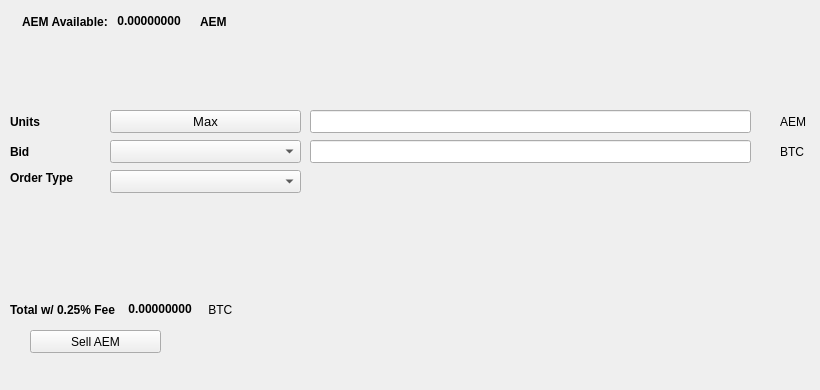
   <widget class="QWidget" name="SellTab">
    <attribute name="title">
     <string>Sell</string>
    </attribute>
    <widget class="QLabel" name="label_16">
     <property name="geometry">
      <rect>
       <x>780</x>
       <y>140</y>
       <width>31</width>
       <height>23</height>
      </rect>
     </property>
     <property name="text">
      <string>BTC</string>
     </property>
    </widget>
    <widget class="QComboBox" name="SellBidcomboBox">
     <property name="geometry">
      <rect>
       <x>110</x>
       <y>140</y>
       <width>191</width>
       <height>23</height>
      </rect>
     </property>
     <property name="font">
      <font>
       <pointsize>10</pointsize>
      </font>
     </property>
    </widget>
    <widget class="QLabel" name="label_18">
     <property name="geometry">
      <rect>
       <x>10</x>
       <y>110</y>
       <width>46</width>
       <height>23</height>
      </rect>
     </property>
     <property name="font">
      <font>
       <weight>75</weight>
       <bold>true</bold>
      </font>
     </property>
     <property name="text">
      <string>Units</string>
     </property>
    </widget>
    <widget class="QPushButton" name="Sell_Max_Amount">
     <property name="geometry">
      <rect>
       <x>110</x>
       <y>110</y>
       <width>191</width>
       <height>23</height>
      </rect>
     </property>
     <property name="font">
      <font>
       <pointsize>10</pointsize>
      </font>
     </property>
     <property name="text">
      <string>Max</string>
     </property>
    </widget>
    <widget class="QLabel" name="label_20">
     <property name="geometry">
      <rect>
       <x>10</x>
       <y>170</y>
       <width>91</width>
       <height>16</height>
      </rect>
     </property>
     <property name="font">
      <font>
       <weight>75</weight>
       <bold>true</bold>
      </font>
     </property>
     <property name="text">
      <string>Order Type</string>
     </property>
    </widget>
    <widget class="QComboBox" name="SellOrdertypeCombo">
     <property name="geometry">
      <rect>
       <x>110</x>
       <y>170</y>
       <width>191</width>
       <height>23</height>
      </rect>
     </property>
     <property name="font">
      <font>
       <pointsize>10</pointsize>
      </font>
     </property>
    </widget>
    <widget class="QLabel" name="label_21">
     <property name="geometry">
      <rect>
       <x>10</x>
       <y>140</y>
       <width>46</width>
       <height>23</height>
      </rect>
     </property>
     <property name="font">
      <font>
       <weight>75</weight>
       <bold>true</bold>
      </font>
     </property>
     <property name="text">
      <string>Bid</string>
     </property>
    </widget>
    <widget class="QLabel" name="label_22">
     <property name="geometry">
      <rect>
       <x>780</x>
       <y>110</y>
       <width>31</width>
       <height>23</height>
      </rect>
     </property>
     <property name="text">
      <string>AEM</string>
     </property>
    </widget>
    <widget class="QLineEdit" name="UnitsInputAEM">
     <property name="geometry">
      <rect>
       <x>310</x>
       <y>110</y>
       <width>441</width>
       <height>23</height>
      </rect>
     </property>
     <property name="font">
      <font>
       <pointsize>9</pointsize>
       <weight>75</weight>
       <bold>true</bold>
      </font>
     </property>
    </widget>
    <widget class="QLineEdit" name="SellBidPriceEdit">
     <property name="geometry">
      <rect>
       <x>310</x>
       <y>140</y>
       <width>441</width>
       <height>23</height>
      </rect>
     </property>
     <property name="font">
      <font>
       <pointsize>9</pointsize>
       <weight>75</weight>
       <bold>true</bold>
      </font>
     </property>
    </widget>
    <widget class="QPushButton" name="SellAEMBTN">
     <property name="geometry">
      <rect>
       <x>30</x>
       <y>330</y>
       <width>131</width>
       <height>23</height>
      </rect>
     </property>
     <property name="text">
      <string>Sell AEM</string>
     </property>
     <property name="icon">
      <iconset resource="../atheneum">
       <normaloff>:/icons/bitcoin</normaloff>:/icons/bitcoin</iconset>
     </property>
    </widget>
    <widget class="QWidget" name="layoutWidget3">
     <property name="geometry">
      <rect>
       <x>22</x>
       <y>12</y>
       <width>258</width>
       <height>19</height>
      </rect>
     </property>
     <layout class="QHBoxLayout" name="horizontalLayout">
      <item>
       <widget class="QLabel" name="label232_2">
        <property name="font">
         <font>
          <weight>75</weight>
          <bold>true</bold>
         </font>
        </property>
        <property name="text">
         <string>AEM Available:</string>
        </property>
       </widget>
      </item>
      <item>
       <widget class="QLabel" name="AEMAvailableLabel">
        <property name="palette">
         <palette>
          <active>
           <colorrole role="WindowText">
            <brush brushstyle="SolidPattern">
             <color alpha="255">
              <red>0</red>
              <green>0</green>
              <blue>0</blue>
             </color>
            </brush>
           </colorrole>
           <colorrole role="Button">
            <brush brushstyle="SolidPattern">
             <color alpha="255">
              <red>0</red>
              <green>170</green>
              <blue>0</blue>
             </color>
            </brush>
           </colorrole>
           <colorrole role="Light">
            <brush brushstyle="SolidPattern">
             <color alpha="255">
              <red>0</red>
              <green>255</green>
              <blue>0</blue>
             </color>
            </brush>
           </colorrole>
           <colorrole role="Midlight">
            <brush brushstyle="SolidPattern">
             <color alpha="255">
              <red>0</red>
              <green>212</green>
              <blue>0</blue>
             </color>
            </brush>
           </colorrole>
           <colorrole role="Dark">
            <brush brushstyle="SolidPattern">
             <color alpha="255">
              <red>0</red>
              <green>85</green>
              <blue>0</blue>
             </color>
            </brush>
           </colorrole>
           <colorrole role="Mid">
            <brush brushstyle="SolidPattern">
             <color alpha="255">
              <red>0</red>
              <green>113</green>
              <blue>0</blue>
             </color>
            </brush>
           </colorrole>
           <colorrole role="Text">
            <brush brushstyle="SolidPattern">
             <color alpha="255">
              <red>0</red>
              <green>170</green>
              <blue>0</blue>
             </color>
            </brush>
           </colorrole>
           <colorrole role="BrightText">
            <brush brushstyle="SolidPattern">
             <color alpha="255">
              <red>255</red>
              <green>255</green>
              <blue>255</blue>
             </color>
            </brush>
           </colorrole>
           <colorrole role="ButtonText">
            <brush brushstyle="SolidPattern">
             <color alpha="255">
              <red>0</red>
              <green>0</green>
              <blue>0</blue>
             </color>
            </brush>
           </colorrole>
           <colorrole role="Base">
            <brush brushstyle="SolidPattern">
             <color alpha="255">
              <red>255</red>
              <green>255</green>
              <blue>255</blue>
             </color>
            </brush>
           </colorrole>
           <colorrole role="Window">
            <brush brushstyle="SolidPattern">
             <color alpha="255">
              <red>0</red>
              <green>170</green>
              <blue>0</blue>
             </color>
            </brush>
           </colorrole>
           <colorrole role="Shadow">
            <brush brushstyle="SolidPattern">
             <color alpha="255">
              <red>0</red>
              <green>0</green>
              <blue>0</blue>
             </color>
            </brush>
           </colorrole>
           <colorrole role="AlternateBase">
            <brush brushstyle="SolidPattern">
             <color alpha="255">
              <red>127</red>
              <green>212</green>
              <blue>127</blue>
             </color>
            </brush>
           </colorrole>
           <colorrole role="ToolTipBase">
            <brush brushstyle="SolidPattern">
             <color alpha="255">
              <red>255</red>
              <green>255</green>
              <blue>220</blue>
             </color>
            </brush>
           </colorrole>
           <colorrole role="ToolTipText">
            <brush brushstyle="SolidPattern">
             <color alpha="255">
              <red>0</red>
              <green>0</green>
              <blue>0</blue>
             </color>
            </brush>
           </colorrole>
          </active>
          <inactive>
           <colorrole role="WindowText">
            <brush brushstyle="SolidPattern">
             <color alpha="255">
              <red>0</red>
              <green>0</green>
              <blue>0</blue>
             </color>
            </brush>
           </colorrole>
           <colorrole role="Button">
            <brush brushstyle="SolidPattern">
             <color alpha="255">
              <red>0</red>
              <green>170</green>
              <blue>0</blue>
             </color>
            </brush>
           </colorrole>
           <colorrole role="Light">
            <brush brushstyle="SolidPattern">
             <color alpha="255">
              <red>0</red>
              <green>255</green>
              <blue>0</blue>
             </color>
            </brush>
           </colorrole>
           <colorrole role="Midlight">
            <brush brushstyle="SolidPattern">
             <color alpha="255">
              <red>0</red>
              <green>212</green>
              <blue>0</blue>
             </color>
            </brush>
           </colorrole>
           <colorrole role="Dark">
            <brush brushstyle="SolidPattern">
             <color alpha="255">
              <red>0</red>
              <green>85</green>
              <blue>0</blue>
             </color>
            </brush>
           </colorrole>
           <colorrole role="Mid">
            <brush brushstyle="SolidPattern">
             <color alpha="255">
              <red>0</red>
              <green>113</green>
              <blue>0</blue>
             </color>
            </brush>
           </colorrole>
           <colorrole role="Text">
            <brush brushstyle="SolidPattern">
             <color alpha="255">
              <red>0</red>
              <green>170</green>
              <blue>0</blue>
             </color>
            </brush>
           </colorrole>
           <colorrole role="BrightText">
            <brush brushstyle="SolidPattern">
             <color alpha="255">
              <red>255</red>
              <green>255</green>
              <blue>255</blue>
             </color>
            </brush>
           </colorrole>
           <colorrole role="ButtonText">
            <brush brushstyle="SolidPattern">
             <color alpha="255">
              <red>0</red>
              <green>0</green>
              <blue>0</blue>
             </color>
            </brush>
           </colorrole>
           <colorrole role="Base">
            <brush brushstyle="SolidPattern">
             <color alpha="255">
              <red>255</red>
              <green>255</green>
              <blue>255</blue>
             </color>
            </brush>
           </colorrole>
           <colorrole role="Window">
            <brush brushstyle="SolidPattern">
             <color alpha="255">
              <red>0</red>
              <green>170</green>
              <blue>0</blue>
             </color>
            </brush>
           </colorrole>
           <colorrole role="Shadow">
            <brush brushstyle="SolidPattern">
             <color alpha="255">
              <red>0</red>
              <green>0</green>
              <blue>0</blue>
             </color>
            </brush>
           </colorrole>
           <colorrole role="AlternateBase">
            <brush brushstyle="SolidPattern">
             <color alpha="255">
              <red>127</red>
              <green>212</green>
              <blue>127</blue>
             </color>
            </brush>
           </colorrole>
           <colorrole role="ToolTipBase">
            <brush brushstyle="SolidPattern">
             <color alpha="255">
              <red>255</red>
              <green>255</green>
              <blue>220</blue>
             </color>
            </brush>
           </colorrole>
           <colorrole role="ToolTipText">
            <brush brushstyle="SolidPattern">
             <color alpha="255">
              <red>0</red>
              <green>0</green>
              <blue>0</blue>
             </color>
            </brush>
           </colorrole>
          </inactive>
          <disabled>
           <colorrole role="WindowText">
            <brush brushstyle="SolidPattern">
             <color alpha="255">
              <red>0</red>
              <green>85</green>
              <blue>0</blue>
             </color>
            </brush>
           </colorrole>
           <colorrole role="Button">
            <brush brushstyle="SolidPattern">
             <color alpha="255">
              <red>0</red>
              <green>170</green>
              <blue>0</blue>
             </color>
            </brush>
           </colorrole>
           <colorrole role="Light">
            <brush brushstyle="SolidPattern">
             <color alpha="255">
              <red>0</red>
              <green>255</green>
              <blue>0</blue>
             </color>
            </brush>
           </colorrole>
           <colorrole role="Midlight">
            <brush brushstyle="SolidPattern">
             <color alpha="255">
              <red>0</red>
              <green>212</green>
              <blue>0</blue>
             </color>
            </brush>
           </colorrole>
           <colorrole role="Dark">
            <brush brushstyle="SolidPattern">
             <color alpha="255">
              <red>0</red>
              <green>85</green>
              <blue>0</blue>
             </color>
            </brush>
           </colorrole>
           <colorrole role="Mid">
            <brush brushstyle="SolidPattern">
             <color alpha="255">
              <red>0</red>
              <green>113</green>
              <blue>0</blue>
             </color>
            </brush>
           </colorrole>
           <colorrole role="Text">
            <brush brushstyle="SolidPattern">
             <color alpha="255">
              <red>0</red>
              <green>85</green>
              <blue>0</blue>
             </color>
            </brush>
           </colorrole>
           <colorrole role="BrightText">
            <brush brushstyle="SolidPattern">
             <color alpha="255">
              <red>255</red>
              <green>255</green>
              <blue>255</blue>
             </color>
            </brush>
           </colorrole>
           <colorrole role="ButtonText">
            <brush brushstyle="SolidPattern">
             <color alpha="255">
              <red>0</red>
              <green>85</green>
              <blue>0</blue>
             </color>
            </brush>
           </colorrole>
           <colorrole role="Base">
            <brush brushstyle="SolidPattern">
             <color alpha="255">
              <red>0</red>
              <green>170</green>
              <blue>0</blue>
             </color>
            </brush>
           </colorrole>
           <colorrole role="Window">
            <brush brushstyle="SolidPattern">
             <color alpha="255">
              <red>0</red>
              <green>170</green>
              <blue>0</blue>
             </color>
            </brush>
           </colorrole>
           <colorrole role="Shadow">
            <brush brushstyle="SolidPattern">
             <color alpha="255">
              <red>0</red>
              <green>0</green>
              <blue>0</blue>
             </color>
            </brush>
           </colorrole>
           <colorrole role="AlternateBase">
            <brush brushstyle="SolidPattern">
             <color alpha="255">
              <red>0</red>
              <green>170</green>
              <blue>0</blue>
             </color>
            </brush>
           </colorrole>
           <colorrole role="ToolTipBase">
            <brush brushstyle="SolidPattern">
             <color alpha="255">
              <red>255</red>
              <green>255</green>
              <blue>220</blue>
             </color>
            </brush>
           </colorrole>
           <colorrole role="ToolTipText">
            <brush brushstyle="SolidPattern">
             <color alpha="255">
              <red>0</red>
              <green>0</green>
              <blue>0</blue>
             </color>
            </brush>
           </colorrole>
          </disabled>
         </palette>
        </property>
        <property name="font">
         <font>
          <weight>75</weight>
          <bold>true</bold>
         </font>
        </property>
        <property name="text">
         <string> 0.00000000 </string>
        </property>
        <property name="textInteractionFlags">
         <set>Qt::LinksAccessibleByMouse|Qt::TextSelectableByKeyboard|Qt::TextSelectableByMouse</set>
        </property>
       </widget>
      </item>
      <item>
       <widget class="QLabel" name="labelAEM">
        <property name="font">
         <font>
          <weight>75</weight>
          <bold>true</bold>
         </font>
        </property>
        <property name="text">
         <string>AEM</string>
        </property>
       </widget>
      </item>
     </layout>
    </widget>
    <widget class="QWidget" name="layoutWidget">
     <property name="geometry">
      <rect>
       <x>10</x>
       <y>300</y>
       <width>268</width>
       <height>19</height>
      </rect>
     </property>
     <layout class="QHBoxLayout" name="horizontalLayout_2">
      <item>
       <widget class="QLabel" name="label_19">
        <property name="font">
         <font>
          <weight>75</weight>
          <bold>true</bold>
         </font>
        </property>
        <property name="text">
         <string>Total w/ 0.25% Fee </string>
        </property>
       </widget>
      </item>
      <item>
       <widget class="QLabel" name="SellCostLabel">
        <property name="palette">
         <palette>
          <active>
           <colorrole role="WindowText">
            <brush brushstyle="SolidPattern">
             <color alpha="255">
              <red>0</red>
              <green>0</green>
              <blue>0</blue>
             </color>
            </brush>
           </colorrole>
           <colorrole role="Button">
            <brush brushstyle="SolidPattern">
             <color alpha="255">
              <red>0</red>
              <green>170</green>
              <blue>0</blue>
             </color>
            </brush>
           </colorrole>
           <colorrole role="Light">
            <brush brushstyle="SolidPattern">
             <color alpha="255">
              <red>0</red>
              <green>255</green>
              <blue>0</blue>
             </color>
            </brush>
           </colorrole>
           <colorrole role="Midlight">
            <brush brushstyle="SolidPattern">
             <color alpha="255">
              <red>0</red>
              <green>212</green>
              <blue>0</blue>
             </color>
            </brush>
           </colorrole>
           <colorrole role="Dark">
            <brush brushstyle="SolidPattern">
             <color alpha="255">
              <red>0</red>
              <green>85</green>
              <blue>0</blue>
             </color>
            </brush>
           </colorrole>
           <colorrole role="Mid">
            <brush brushstyle="SolidPattern">
             <color alpha="255">
              <red>0</red>
              <green>113</green>
              <blue>0</blue>
             </color>
            </brush>
           </colorrole>
           <colorrole role="Text">
            <brush brushstyle="SolidPattern">
             <color alpha="255">
              <red>0</red>
              <green>170</green>
              <blue>0</blue>
             </color>
            </brush>
           </colorrole>
           <colorrole role="BrightText">
            <brush brushstyle="SolidPattern">
             <color alpha="255">
              <red>255</red>
              <green>255</green>
              <blue>255</blue>
             </color>
            </brush>
           </colorrole>
           <colorrole role="ButtonText">
            <brush brushstyle="SolidPattern">
             <color alpha="255">
              <red>0</red>
              <green>0</green>
              <blue>0</blue>
             </color>
            </brush>
           </colorrole>
           <colorrole role="Base">
            <brush brushstyle="SolidPattern">
             <color alpha="255">
              <red>255</red>
              <green>255</green>
              <blue>255</blue>
             </color>
            </brush>
           </colorrole>
           <colorrole role="Window">
            <brush brushstyle="SolidPattern">
             <color alpha="255">
              <red>0</red>
              <green>170</green>
              <blue>0</blue>
             </color>
            </brush>
           </colorrole>
           <colorrole role="Shadow">
            <brush brushstyle="SolidPattern">
             <color alpha="255">
              <red>0</red>
              <green>0</green>
              <blue>0</blue>
             </color>
            </brush>
           </colorrole>
           <colorrole role="AlternateBase">
            <brush brushstyle="SolidPattern">
             <color alpha="255">
              <red>127</red>
              <green>212</green>
              <blue>127</blue>
             </color>
            </brush>
           </colorrole>
           <colorrole role="ToolTipBase">
            <brush brushstyle="SolidPattern">
             <color alpha="255">
              <red>255</red>
              <green>255</green>
              <blue>220</blue>
             </color>
            </brush>
           </colorrole>
           <colorrole role="ToolTipText">
            <brush brushstyle="SolidPattern">
             <color alpha="255">
              <red>0</red>
              <green>0</green>
              <blue>0</blue>
             </color>
            </brush>
           </colorrole>
          </active>
          <inactive>
           <colorrole role="WindowText">
            <brush brushstyle="SolidPattern">
             <color alpha="255">
              <red>0</red>
              <green>0</green>
              <blue>0</blue>
             </color>
            </brush>
           </colorrole>
           <colorrole role="Button">
            <brush brushstyle="SolidPattern">
             <color alpha="255">
              <red>0</red>
              <green>170</green>
              <blue>0</blue>
             </color>
            </brush>
           </colorrole>
           <colorrole role="Light">
            <brush brushstyle="SolidPattern">
             <color alpha="255">
              <red>0</red>
              <green>255</green>
              <blue>0</blue>
             </color>
            </brush>
           </colorrole>
           <colorrole role="Midlight">
            <brush brushstyle="SolidPattern">
             <color alpha="255">
              <red>0</red>
              <green>212</green>
              <blue>0</blue>
             </color>
            </brush>
           </colorrole>
           <colorrole role="Dark">
            <brush brushstyle="SolidPattern">
             <color alpha="255">
              <red>0</red>
              <green>85</green>
              <blue>0</blue>
             </color>
            </brush>
           </colorrole>
           <colorrole role="Mid">
            <brush brushstyle="SolidPattern">
             <color alpha="255">
              <red>0</red>
              <green>113</green>
              <blue>0</blue>
             </color>
            </brush>
           </colorrole>
           <colorrole role="Text">
            <brush brushstyle="SolidPattern">
             <color alpha="255">
              <red>0</red>
              <green>170</green>
              <blue>0</blue>
             </color>
            </brush>
           </colorrole>
           <colorrole role="BrightText">
            <brush brushstyle="SolidPattern">
             <color alpha="255">
              <red>255</red>
              <green>255</green>
              <blue>255</blue>
             </color>
            </brush>
           </colorrole>
           <colorrole role="ButtonText">
            <brush brushstyle="SolidPattern">
             <color alpha="255">
              <red>0</red>
              <green>0</green>
              <blue>0</blue>
             </color>
            </brush>
           </colorrole>
           <colorrole role="Base">
            <brush brushstyle="SolidPattern">
             <color alpha="255">
              <red>255</red>
              <green>255</green>
              <blue>255</blue>
             </color>
            </brush>
           </colorrole>
           <colorrole role="Window">
            <brush brushstyle="SolidPattern">
             <color alpha="255">
              <red>0</red>
              <green>170</green>
              <blue>0</blue>
             </color>
            </brush>
           </colorrole>
           <colorrole role="Shadow">
            <brush brushstyle="SolidPattern">
             <color alpha="255">
              <red>0</red>
              <green>0</green>
              <blue>0</blue>
             </color>
            </brush>
           </colorrole>
           <colorrole role="AlternateBase">
            <brush brushstyle="SolidPattern">
             <color alpha="255">
              <red>127</red>
              <green>212</green>
              <blue>127</blue>
             </color>
            </brush>
           </colorrole>
           <colorrole role="ToolTipBase">
            <brush brushstyle="SolidPattern">
             <color alpha="255">
              <red>255</red>
              <green>255</green>
              <blue>220</blue>
             </color>
            </brush>
           </colorrole>
           <colorrole role="ToolTipText">
            <brush brushstyle="SolidPattern">
             <color alpha="255">
              <red>0</red>
              <green>0</green>
              <blue>0</blue>
             </color>
            </brush>
           </colorrole>
          </inactive>
          <disabled>
           <colorrole role="WindowText">
            <brush brushstyle="SolidPattern">
             <color alpha="255">
              <red>0</red>
              <green>85</green>
              <blue>0</blue>
             </color>
            </brush>
           </colorrole>
           <colorrole role="Button">
            <brush brushstyle="SolidPattern">
             <color alpha="255">
              <red>0</red>
              <green>170</green>
              <blue>0</blue>
             </color>
            </brush>
           </colorrole>
           <colorrole role="Light">
            <brush brushstyle="SolidPattern">
             <color alpha="255">
              <red>0</red>
              <green>255</green>
              <blue>0</blue>
             </color>
            </brush>
           </colorrole>
           <colorrole role="Midlight">
            <brush brushstyle="SolidPattern">
             <color alpha="255">
              <red>0</red>
              <green>212</green>
              <blue>0</blue>
             </color>
            </brush>
           </colorrole>
           <colorrole role="Dark">
            <brush brushstyle="SolidPattern">
             <color alpha="255">
              <red>0</red>
              <green>85</green>
              <blue>0</blue>
             </color>
            </brush>
           </colorrole>
           <colorrole role="Mid">
            <brush brushstyle="SolidPattern">
             <color alpha="255">
              <red>0</red>
              <green>113</green>
              <blue>0</blue>
             </color>
            </brush>
           </colorrole>
           <colorrole role="Text">
            <brush brushstyle="SolidPattern">
             <color alpha="255">
              <red>0</red>
              <green>85</green>
              <blue>0</blue>
             </color>
            </brush>
           </colorrole>
           <colorrole role="BrightText">
            <brush brushstyle="SolidPattern">
             <color alpha="255">
              <red>255</red>
              <green>255</green>
              <blue>255</blue>
             </color>
            </brush>
           </colorrole>
           <colorrole role="ButtonText">
            <brush brushstyle="SolidPattern">
             <color alpha="255">
              <red>0</red>
              <green>85</green>
              <blue>0</blue>
             </color>
            </brush>
           </colorrole>
           <colorrole role="Base">
            <brush brushstyle="SolidPattern">
             <color alpha="255">
              <red>0</red>
              <green>170</green>
              <blue>0</blue>
             </color>
            </brush>
           </colorrole>
           <colorrole role="Window">
            <brush brushstyle="SolidPattern">
             <color alpha="255">
              <red>0</red>
              <green>170</green>
              <blue>0</blue>
             </color>
            </brush>
           </colorrole>
           <colorrole role="Shadow">
            <brush brushstyle="SolidPattern">
             <color alpha="255">
              <red>0</red>
              <green>0</green>
              <blue>0</blue>
             </color>
            </brush>
           </colorrole>
           <colorrole role="AlternateBase">
            <brush brushstyle="SolidPattern">
             <color alpha="255">
              <red>0</red>
              <green>170</green>
              <blue>0</blue>
             </color>
            </brush>
           </colorrole>
           <colorrole role="ToolTipBase">
            <brush brushstyle="SolidPattern">
             <color alpha="255">
              <red>255</red>
              <green>255</green>
              <blue>220</blue>
             </color>
            </brush>
           </colorrole>
           <colorrole role="ToolTipText">
            <brush brushstyle="SolidPattern">
             <color alpha="255">
              <red>0</red>
              <green>0</green>
              <blue>0</blue>
             </color>
            </brush>
           </colorrole>
          </disabled>
         </palette>
        </property>
        <property name="font">
         <font>
          <weight>75</weight>
          <bold>true</bold>
         </font>
        </property>
        <property name="autoFillBackground">
         <bool>false</bool>
        </property>
        <property name="text">
         <string> 0.00000000</string>
        </property>
        <property name="textInteractionFlags">
         <set>Qt::LinksAccessibleByMouse|Qt::TextSelectableByMouse</set>
        </property>
       </widget>
      </item>
      <item>
       <widget class="QLabel" name="label_17">
        <property name="font">
         <font>
          <weight>50</weight>
          <bold>false</bold>
         </font>
        </property>
        <property name="text">
         <string> BTC</string>
        </property>
       </widget>
      </item>
     </layout>
    </widget>
    <widget class="QLabel" name="label_23">
     <property name="geometry">
      <rect>
       <x>460</x>
       <y>300</y>
       <width>281</width>
       <height>81</height>
      </rect>
     </property>
     <property name="text">
      <string/>
     </property>
     <property name="pixmap">
      <pixmap>:/images/bittrex</pixmap>
     </property>
    </widget>
   </widget>
